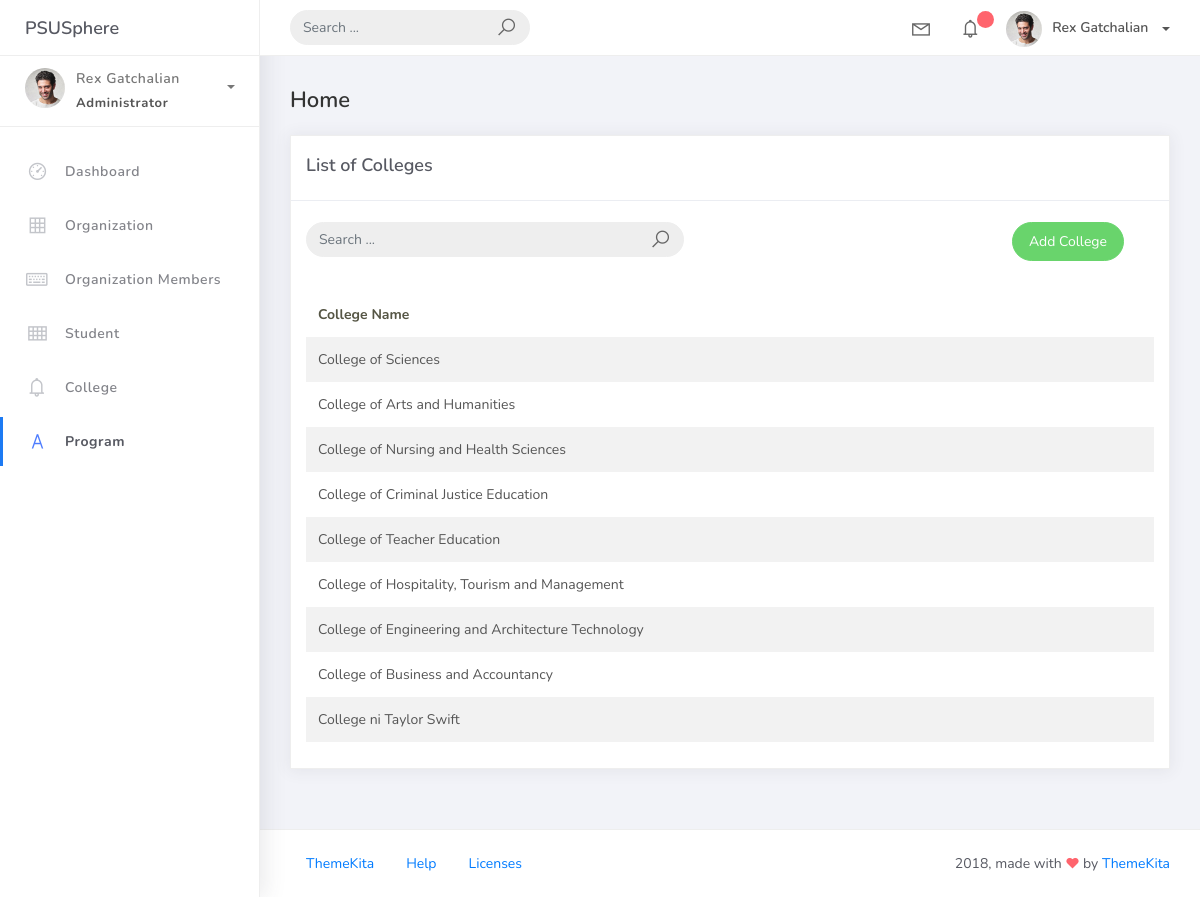
The app's page /college with its own data.
### psusphere/models.py (models this page shows, shortened)
class BaseModel(models.Model):
    created_at = models.DateTimeField(auto_now_add=True, db_index=True)
    updated_at = models.DateTimeField(auto_now=True)
    class Meta:
        abstract = True

class College(BaseModel):
    college_name = models.CharField(max_length=150)

### psusphere/views.py (the view)
# urls.py: path('college', CollegeList.as_view(), name='college'),
class CollegeList(ListView):
    model = College
    context_object_name = "college"
    template_name = "college.html"
    paginated = 3
    def get_queryset(self, *args, **kwargs):
        qs = super(CollegeList, self).get_queryset(*args, **kwargs)
        if self.request.GET.get('q') != None:
            query = self.request.GET.get('q')
            qs = qs.filter(Q(college_name__icontains=query))
        return qs

### projectsite/templates/college.html (shortened to what this page needs)
{% extends 'base.html' %}
{% load static %}
{% block content %}
<div class="content">
    <div class="container-fluid">
        <h4 class="page-title">Home</h4>
        <div class="row">
            <div class="col-md-12">
                <div class="card">
                    <div class="card-header">
                        <div class="card-title">List of Colleges</div>
                    </div>
                    <br>
                    <div class="col-md-12 row">
                        <div class="col-md-6">
                            <form class="navbar-left navbar-form nav-search mr-md-3" action="{% url 'college' %}">
                                <div class="input-group">
                                    <input type="text" placeholder="Search ..." class="form-control" name="q" value="{{request.GET.q}}"/>
                                    <div class="input-group-append">
                                        <span class="input-group-text">
                                            <i class="la la-search search-icon"></i>
                                        </span>
                                    </div>
                                </div>
                            </form>
                        </div>
                        <div class="col-md-6">
                            <div class="pull-right">
                                <a href="{% url 'college_add' %}" class="btn btn-success btn-rounded">Add College</a>
                            </div>
                        </div>
                    </div>
                    <div class="card-body">
                        <table class="table table-striped mt-3">
                            <thead>
                                <tr>
                                    <th scope="col">College Name</th>
                                </tr>
                            </thead>
                            <tbody>
                                {% for object in object_list %}
                                    <tr>
                                        <td>{{ object.college_name }}</td>
                                    </tr>
                                {% endfor %}
                            </tbody>
                        </table>
                    </div>
                </div>
            </div>
        </div>
    </div>
</div>
{% endblock %}

### records on screen
College: college_name "College of Sciences"
College: college_name "College of Arts and Humanities"
College: college_name "College of Nursing and Health Sciences"
College: college_name "College of Criminal Justice Education"
College: college_name "College of Teacher Education"
College: college_name "College of Hospitality, Tourism and Management"
College: college_name "College of Engineering and Architecture Technology"
College: college_name "College of Business and Accountancy"
College: college_name "College ni Taylor Swift"
